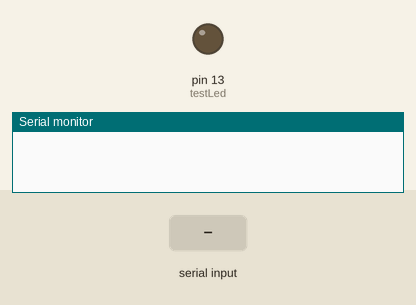
Recording of a sketch running on a simulated Arduino Uno, built with avr-gcc and run on an emulated ATmega328P. Parts: output pins drawn as LEDs (lit = HIGH), the last lines printed to the serial monitor. The inputs (shaded band) are chosen by the test bench.

Above: at 1.2 s.
1.3 s: "8" received over Serial
At 2.0 s:
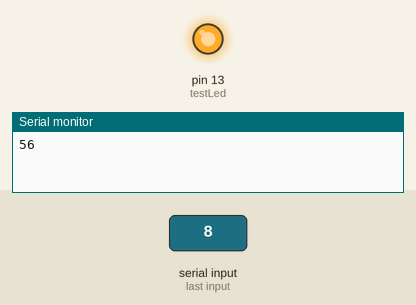
2.8 s: "9" received over Serial
At 3.2 s:
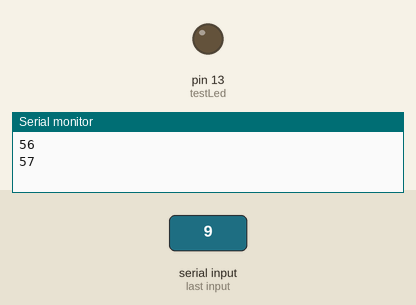
Timing chart, 0 to 5.8 s (numbered marks = the images above; inputs shaded):
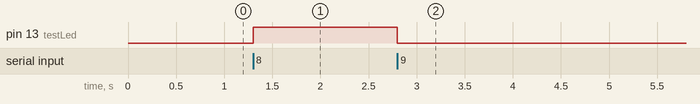

The sketch:

CommunicationTest.ino
```cpp
byte incomingByte;   // for incoming serial data
const int testLed = 13;

void setup()
{
  Serial.begin(9600);
  pinMode(testLed, OUTPUT);
}

void loop()
{
if (Serial.available() > 0) {
                // read the incoming byte:
                incomingByte = Serial.read();
                if(incomingByte == 56)
                {
                  digitalWrite(testLed, HIGH);
                }
                if(incomingByte == 57)
                {
                  digitalWrite(testLed, LOW);
                }
                // say what you got:
                //Serial.print("I received: ");
                Serial.println(incomingByte, DEC);
        }}
```

Measured:
- after the input at 1.3 s, pin 13 (testLed): LOW → HIGH at once
- after the input at 2.8 s, pin 13 (testLed): HIGH → LOW at once
